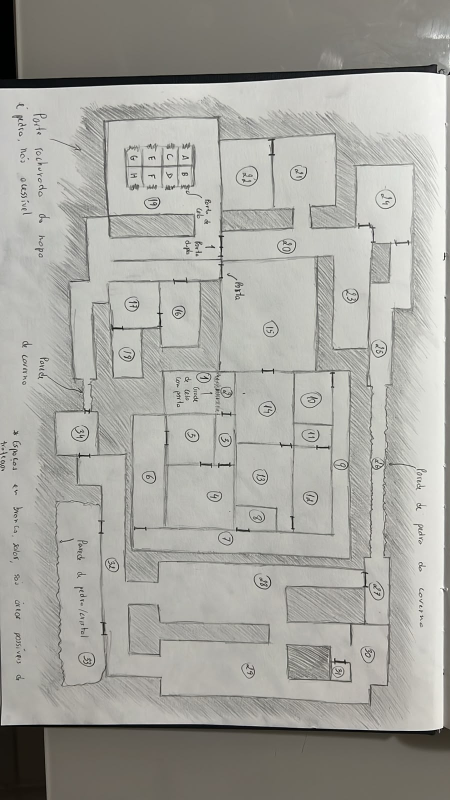
#> input picture arte/mapas/papel/masmorra-base-foto-1.jpg, 900 x 1600 px (shown at 1/2 size)
$ python recortar_pecas.py ../arte/mapas/papel/masmorra-base-foto-1.jpg ../arte/mapas/papel/masmorra-base-foto-2.jpg ../arte/mapas/papel/masmorra-base-foto-2.jpg 100
#> lines starting #> are read from the running program, lines starting #| are printed output that depends on the picture; after the words box and inside, x2 and y2 are one past the last pixel; in counts of white or black regions, pixels touching at a corner belong together
#!/usr/bin/env python3
"""Recorta peças desenhadas sobre fundo liso: tira o fundo (alfa por distância de cor) e salva
cada objeto separado (componentes conectados), do maior para o menor.

Uso: python3 tools/recortar_pecas.py entrada.png pasta_saida prefixo [area_minima_px]
"""
import os
import sys
from collections import deque

import numpy as np
from PIL import Image, ImageDraw, ImageFilter


def main():
    src, pasta, prefixo = sys.argv[1], sys.argv[2], sys.argv[3]
    area_min = int(sys.argv[4]) if len(sys.argv) > 4 else 4000
    os.makedirs(pasta, exist_ok=True)
    im = Image.open(src).convert("RGB")
#> im is the input picture: PIL image 900x1600 RGB; mean R, G, B 166.4, 165.8, 160
    a = np.asarray(im).astype(np.float32)
    cantos = np.concatenate([a[:8, :8].reshape(-1, 3), a[:8, -8:].reshape(-1, 3), a[-8:, :8].reshape(-1, 3), a[-8:, -8:].reshape(-1, 3)])
#> cantos = 256 rows, first 8: [1, 1, 1], [1, 1, 1], [1, 1, 1], [1, 1, 1], [1, 1, 1], [1, 1, 1], [1, 1, 1], [1, 1, 1]
    fundo = np.median(cantos, axis=0)
#> fundo = [69, 64.5, 56]
    dist = np.linalg.norm(a - fundo, axis=2)
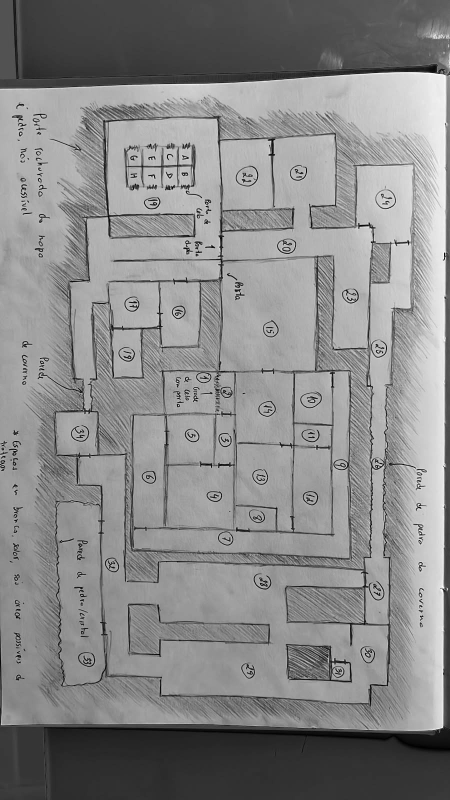
#> dist: shape (1600, 900) float32 (shown at 1/2 size); min 0.5, max 332.4, mean 179.4; drawn with min black and max white
    # Fundo = pixels parecidos com o fundo E ligados à borda da imagem (o miolo claro das peças fica opaco)
    parecido = Image.fromarray(((dist < 32) * 255).astype(np.uint8), "L").copy()
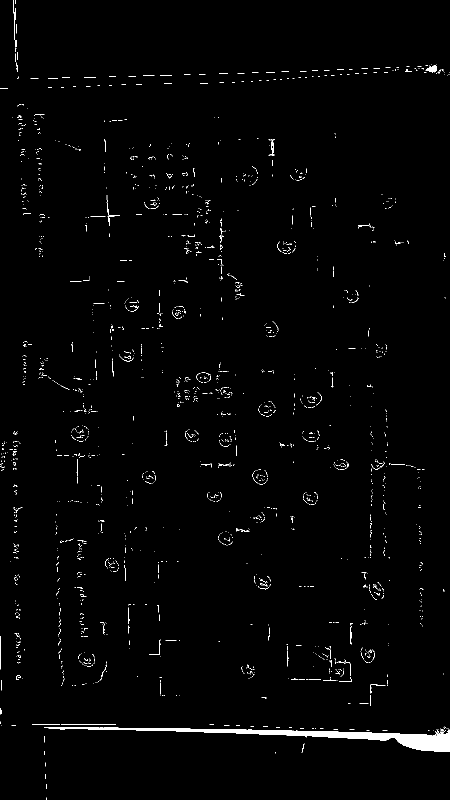
#> parecido: PIL image 900x1600 L (shown at 1/2 size); 1.3% white; 2095 white regions (2029 under 20 px), largest, box (x1, y1, x2, y2) and area: (88, 1455, 900, 1504) 8504, (851, 131, 872, 145) 181, (122, 1449, 232, 1450) 110
    W, H = parecido.size
#> W = 900; H = 1600
    sementes = [(x, 0) for x in range(0, W, 40)] + [(x, H - 1) for x in range(0, W, 40)] + \
               [(0, y) for y in range(0, H, 40)] + [(W - 1, y) for y in range(0, H, 40)]
    for p_ in sementes:
        if parecido.getpixel(p_) == 255:
            ImageDraw.floodfill(parecido, p_, 128)
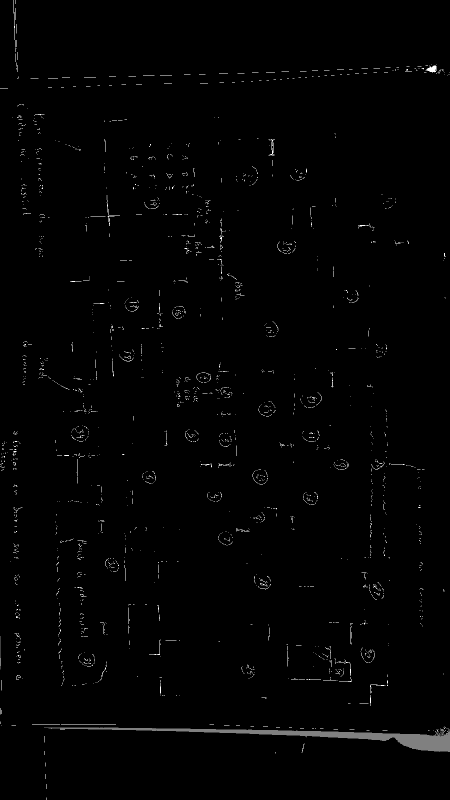
#> parecido: PIL image 900x1600 L (shown at 1/2 size); min 0, max 255, mean 2.6
    fundo_mask = np.asarray(parecido) == 128
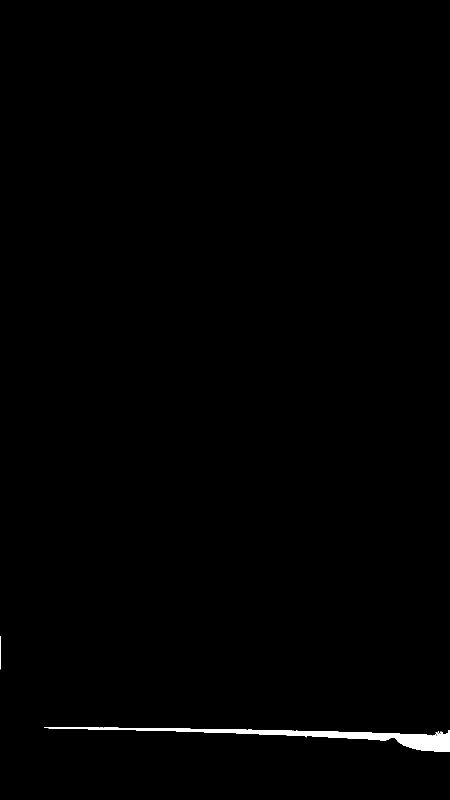
#> fundo_mask: shape (1600, 900) bool (shown at 1/2 size); 0.6% white; 2 white regions, box (x1, y1, x2, y2) and area: (88, 1455, 900, 1504) 8493, (0, 1272, 2, 1339) 83
    alfa = (~fundo_mask).astype(np.float32)
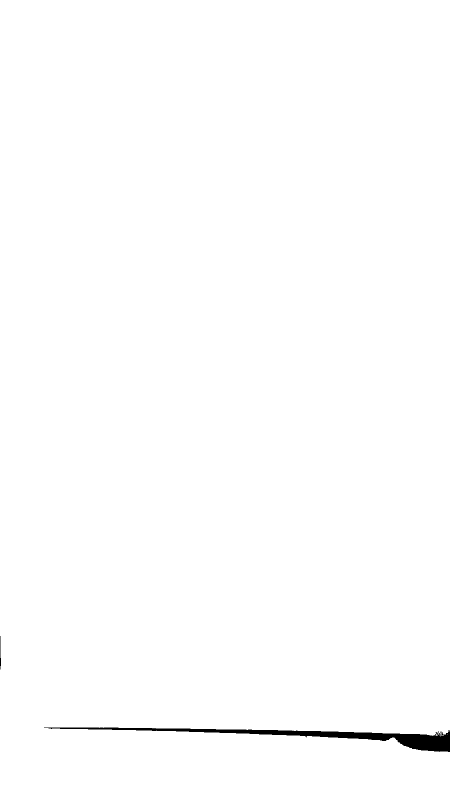
#> alfa: shape (1600, 900) float32 (shown at 1/2 size); values 0 (black) and 1 (white), 99.4% white; 2 black regions, box (x1, y1, x2, y2) and area: (88, 1455, 900, 1504) 8493, (0, 1272, 2, 1339) 83
    alfa = np.asarray(Image.fromarray((alfa * 255).astype(np.uint8)).filter(ImageFilter.GaussianBlur(1.2))).astype(np.float32) / 255
    mascara = alfa > 0.5
#> mascara: shape (1600, 900) bool; 99.4% white; 2 black regions, box (x1, y1, x2, y2) and area: (98, 1455, 900, 1504) 8489, (0, 1274, 2, 1337) 79
    # componentes em resolução reduzida (rápido), depois volta à resolução cheia
    f = 4
    peq = mascara[::f, ::f]
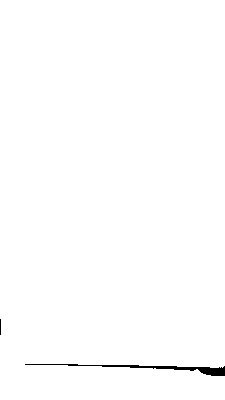
#> peq: shape (400, 225) bool; 99.4% white; 2 black regions (1 under 20 px), largest, box (x1, y1, x2, y2) and area: (25, 364, 225, 376) 537
    rot = np.zeros(peq.shape, np.int32); n = 0; caixas = []
    for y0, x0 in zip(*np.nonzero(peq)):
        if rot[y0, x0]: continue
        n += 1; fila = deque([(y0, x0)]); rot[y0, x0] = n; ys, xs = [y0], [x0]
        while fila:
            y, x = fila.popleft()
            for dy, dx in ((1, 0), (-1, 0), (0, 1), (0, -1), (1, 1), (-1, -1), (1, -1), (-1, 1)):
                yy, xx = y + dy, x + dx
                if 0 <= yy < peq.shape[0] and 0 <= xx < peq.shape[1] and peq[yy, xx] and not rot[yy, xx]:
                    rot[yy, xx] = n; fila.append((yy, xx)); ys.append(yy); xs.append(xx)
        caixas.append((len(ys) * f * f, min(xs) * f, min(ys) * f, (max(xs) + 1) * f, (max(ys) + 1) * f))
#> this loop made 89447 passes
#> n on pass 1: 1
#> after the loop, caixas = [(1431152, 0, 0, 900, 1600)]; n = 1
    caixas = sorted([c for c in caixas if c[0] >= area_min], key=lambda c: (c[2] // 120, c[1]))  # leitura: linha, depois coluna
    rgba = np.dstack([np.asarray(im), (alfa * 255).astype(np.uint8)])
    out = Image.fromarray(rgba, "RGBA")
    for i, (_, x0, y0, x1, y1) in enumerate(caixas, 1):
        m = 6
        caixa = (max(0, x0 - m), max(0, y0 - m), min(im.width, x1 + m), min(im.height, y1 + m))
        out.crop(caixa).save(os.path.join(pasta, f"{prefixo}-{i:02d}.png"))
        print(f"{prefixo}-{i:02d}.png {caixa[2]-caixa[0]}x{caixa[3]-caixa[1]}")
#> this loop made 1 pass
#> (i, x0, y0, x1, y1, m) on pass 1: (1, 0, 0, 900, 1600, 6)
#| ../arte/mapas/papel/masmorra-base-foto-2.jpg-01.png 900x1600


if __name__ == "__main__":
    main()

$ run again, on arte/mapas/papel/masmorra-base-foto-3.jpg
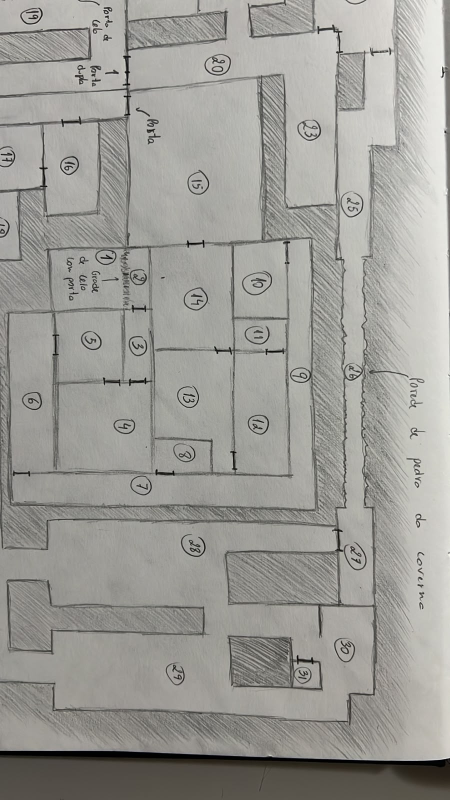
#> input picture arte/mapas/papel/masmorra-base-foto-3.jpg, 900 x 1600 px (shown at 1/2 size)
#> in main, im is the input picture: PIL image 900x1600 RGB; mean R, G, B 156.6, 155.6, 150.6
#> cantos = 256 rows, first 8: [187, 183, 180], [182, 178, 175], [175, 171, 168], [155, 151, 148], [136, 132, 129], [136, 132, 129], [129, 125, 122], [104, 100, 97]
#> fundo = [96.5, 92.5, 86.5]
#> fundo_mask: shape (1600, 900) bool; 3.5% white; 10 white regions, largest, box (x1, y1, x2, y2) and area: (0, 1533, 900, 1600) 49795, (0, 863, 7, 973) 305, (0, 784, 8, 866) 186
#> mascara: shape (1600, 900) bool; 96.5% white; 11 black regions (2 under 20 px), largest, box (x1, y1, x2, y2) and area: (0, 1533, 900, 1600) 49835, (0, 863, 6, 971) 290, (0, 785, 7, 866) 178
#> peq: shape (400, 225) bool; 96.5% white; 6 black regions (4 under 20 px), largest, box (x1, y1, x2, y2) and area: (0, 384, 225, 400) 3057, (0, 197, 2, 243) 49
#> the loop in main, `for y0, x0 in zip(*np.nonzero(peq)):` made 86872 passes
#> n on pass 1: 1
#> after the loop in main, `for y0, x0 in zip(*np.nonzero(peq)):`:
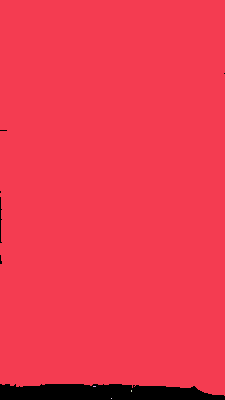
#> rot: shape (400, 225) int32; 5 distinct labels, from 0 to 4; one colour per label, 0 black
#> after the loop in main, `for y0, x0 in zip(*np.nonzero(peq)):`: caixas = [(1389856, 0, 0, 900, 1584), (48, 372, 1544, 384, 1548), (32, 524, 1560, 528, 1568), (16, 444, 1592, 448, 1596)]; n = 4
#> in main, `caixas = sorted([c for c in caixas if c[0] >= area_min], key=lambda c:..`: caixas = [(1389856, 0, 0, 900, 1584)]
#> the loop in main, `for i, (_, x0, y0, x1, y1) in enumerate(caixas, 1):` made 1 pass
#> (i, x0, y0, x1, y1, m, caixa) on pass 1: (1, 0, 0, 900, 1584, 6, (0, 0, 900, 1590))
#> (printed output is left out)
#> pass 1, in main, `out.crop(caixa).save(os.path.join(pasta, f"{prefixo}-{i:02d}.png"))`:
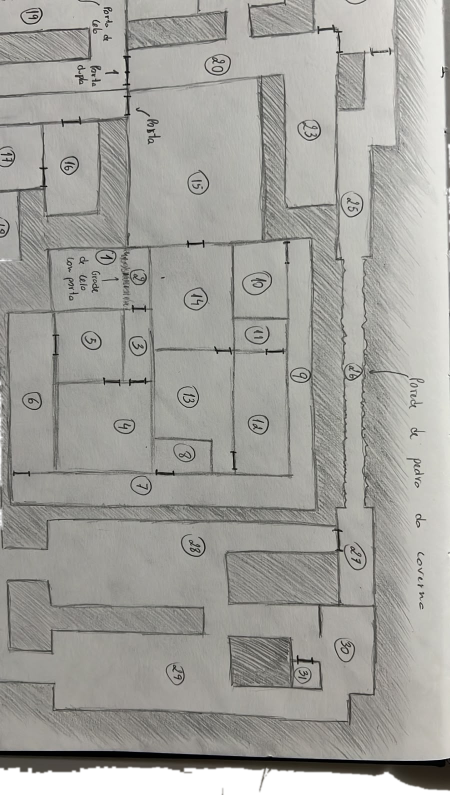
#> saved as masmorra-base-foto-3.jpg-01.png: PIL image 900x1590 RGBA (shown at 1/2 size); mean R, G, B, A 157, 156.1, 151.1, 247.5; transparent parts drawn white

$ run again, on arte/mapas/papel/masmorra-base-foto-5.jpg
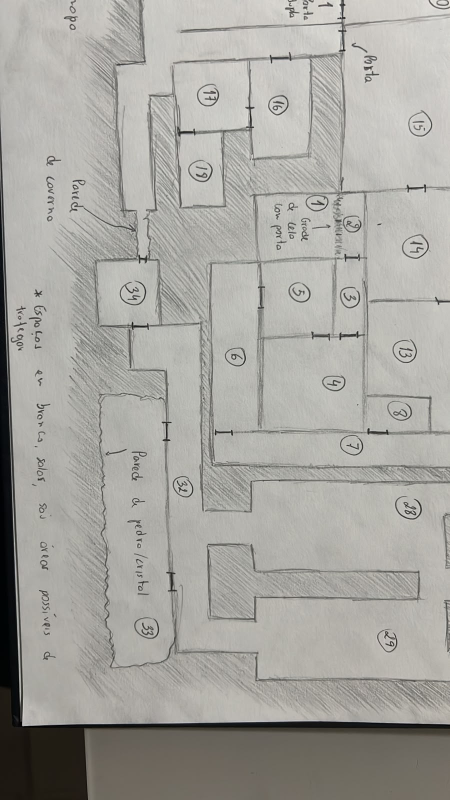
#> input picture arte/mapas/papel/masmorra-base-foto-5.jpg, 900 x 1600 px (shown at 1/2 size)
#> in main, im is the input picture: PIL image 900x1600 RGB; mean R, G, B 166.6, 165.2, 159.9
#> cantos = 256 rows, first 8: [190, 186, 183], [190, 186, 183], [190, 186, 183], [190, 186, 183], [191, 187, 184], [191, 187, 184], [191, 187, 184], [191, 187, 184]
#> fundo = [120, 113, 103]
#> in main, `parecido = Image.fromarray(((dist < 32) * 255).astype(np.uint8), "L")...`:
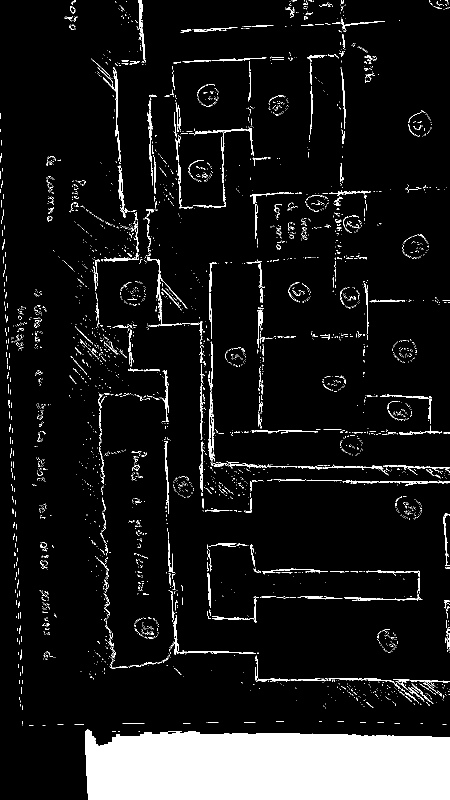
#> parecido: PIL image 900x1600 L (shown at 1/2 size); 9.3% white; 3995 white regions (3691 under 20 px), largest, box (x1, y1, x2, y2) and area: (170, 1459, 900, 1600) 94850, (341, 1230, 512, 1309) 711, (685, 960, 900, 971) 677
#> fundo_mask: shape (1600, 900) bool; 6.6% white; 4 white regions (2 under 20 px), largest, box (x1, y1, x2, y2) and area: (170, 1459, 900, 1600) 94850, (277, 0, 292, 124) 543
#> mascara: shape (1600, 900) bool; 93.4% white; 5 black regions (1 under 20 px), largest, box (x1, y1, x2, y2) and area: (170, 1459, 900, 1600) 94844, (277, 0, 286, 55) 289, (279, 57, 289, 111) 223, (286, 113, 291, 122) 24
#> peq: shape (400, 225) bool; 93.4% white; 6 black regions (5 under 20 px), largest, box (x1, y1, x2, y2) and area: (43, 365, 225, 400) 5869
#> the loop in main, `for y0, x0 in zip(*np.nonzero(peq)):` made 84094 passes
#> n on pass 1: 1
#> after the loop in main, `for y0, x0 in zip(*np.nonzero(peq)):`: caixas = [(1345504, 0, 0, 900, 1600)]; n = 1
#> in main, `rgba = np.dstack([np.asarray(im), (alfa * 255).astype(np.uint8)])`:
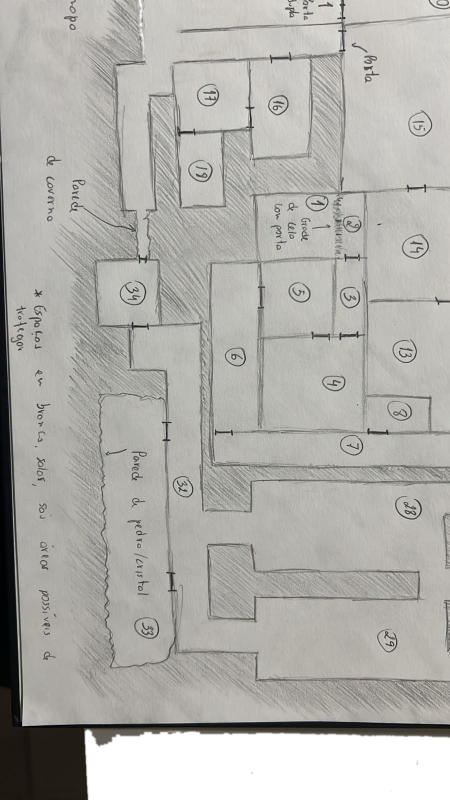
#> rgba: shape (1600, 900, 4) (shown at 1/2 size); mean R, G, B, A 166.6, 165.2, 159.9, 238.1; transparent parts drawn white
#> the loop in main, `for i, (_, x0, y0, x1, y1) in enumerate(caixas, 1):` made 1 pass
#> (i, x0, y0, x1, y1, m) on pass 1: (1, 0, 0, 900, 1600, 6)
#> (printed output is left out)
